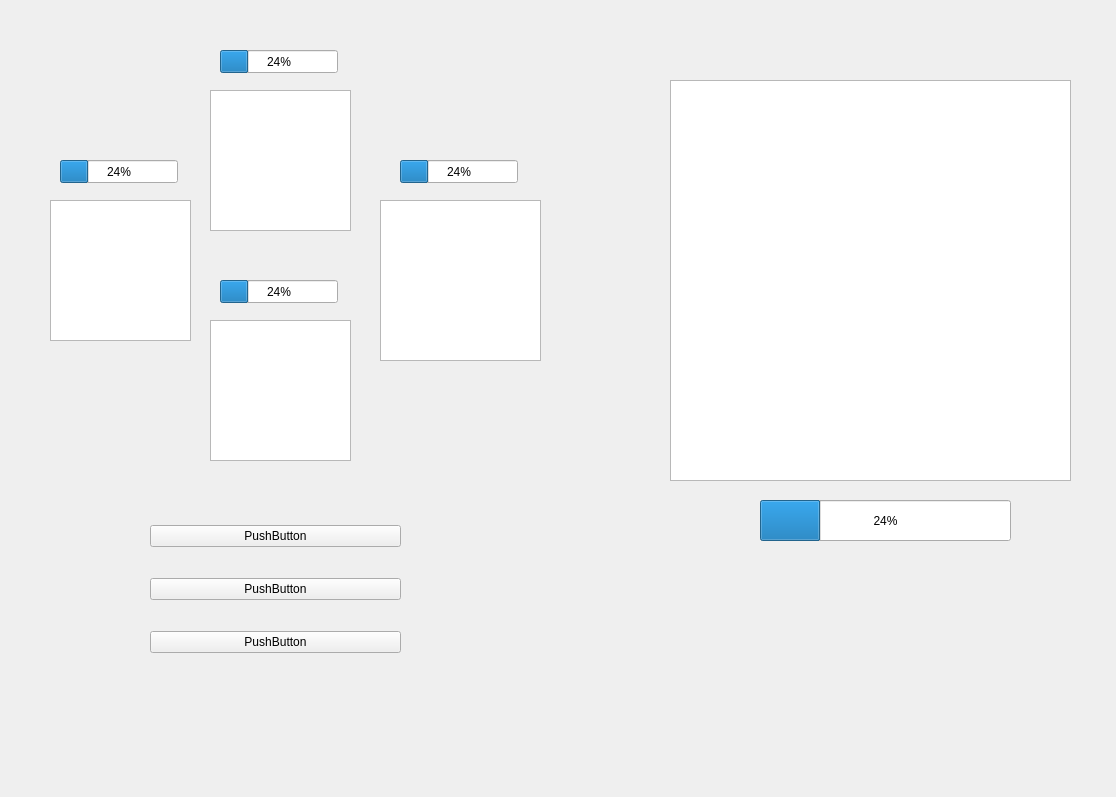
<?xml version="1.0" encoding="UTF-8"?>
<ui version="4.0">
 <class>Combatscreen</class>
 <widget class="QWidget" name="Combatscreen">
  <property name="geometry">
   <rect>
    <x>0</x>
    <y>0</y>
    <width>1116</width>
    <height>797</height>
   </rect>
  </property>
  <property name="windowTitle">
   <string>Combatscreen</string>
  </property>
  <widget class="QWidget" name="verticalLayoutWidget">
   <property name="geometry">
    <rect>
     <x>150</x>
     <y>500</y>
     <width>251</width>
     <height>181</height>
    </rect>
   </property>
   <layout class="QVBoxLayout" name="verticalLayout">
    <item>
     <widget class="QPushButton" name="Ability01">
      <property name="text">
       <string>PushButton</string>
      </property>
     </widget>
    </item>
    <item>
     <widget class="QPushButton" name="Ability02">
      <property name="text">
       <string>PushButton</string>
      </property>
     </widget>
    </item>
    <item>
     <widget class="QPushButton" name="Ability03">
      <property name="text">
       <string>PushButton</string>
      </property>
     </widget>
    </item>
   </layout>
  </widget>
  <widget class="QGraphicsView" name="RangerWidget">
   <property name="geometry">
    <rect>
     <x>50</x>
     <y>200</y>
     <width>141</width>
     <height>141</height>
    </rect>
   </property>
  </widget>
  <widget class="QGraphicsView" name="ClericWidget">
   <property name="geometry">
    <rect>
     <x>210</x>
     <y>90</y>
     <width>141</width>
     <height>141</height>
    </rect>
   </property>
  </widget>
  <widget class="QGraphicsView" name="WizardWidget">
   <property name="geometry">
    <rect>
     <x>210</x>
     <y>320</y>
     <width>141</width>
     <height>141</height>
    </rect>
   </property>
  </widget>
  <widget class="QGraphicsView" name="WarriorWidget">
   <property name="geometry">
    <rect>
     <x>380</x>
     <y>200</y>
     <width>161</width>
     <height>161</height>
    </rect>
   </property>
  </widget>
  <widget class="QGraphicsView" name="DragonWidget">
   <property name="geometry">
    <rect>
     <x>670</x>
     <y>80</y>
     <width>401</width>
     <height>401</height>
    </rect>
   </property>
  </widget>
  <widget class="QProgressBar" name="clericHealthBar">
   <property name="geometry">
    <rect>
     <x>220</x>
     <y>50</y>
     <width>118</width>
     <height>23</height>
    </rect>
   </property>
   <property name="value">
    <number>24</number>
   </property>
  </widget>
  <widget class="QProgressBar" name="rangerHealthBar">
   <property name="geometry">
    <rect>
     <x>60</x>
     <y>160</y>
     <width>118</width>
     <height>23</height>
    </rect>
   </property>
   <property name="value">
    <number>24</number>
   </property>
  </widget>
  <widget class="QProgressBar" name="wizardHealthBar">
   <property name="geometry">
    <rect>
     <x>220</x>
     <y>280</y>
     <width>118</width>
     <height>23</height>
    </rect>
   </property>
   <property name="value">
    <number>24</number>
   </property>
  </widget>
  <widget class="QProgressBar" name="warriorHealthBar">
   <property name="geometry">
    <rect>
     <x>400</x>
     <y>160</y>
     <width>118</width>
     <height>23</height>
    </rect>
   </property>
   <property name="value">
    <number>24</number>
   </property>
  </widget>
  <widget class="QProgressBar" name="dragonHealthBar">
   <property name="geometry">
    <rect>
     <x>760</x>
     <y>500</y>
     <width>251</width>
     <height>41</height>
    </rect>
   </property>
   <property name="value">
    <number>24</number>
   </property>
  </widget>
 </widget>
 <resources/>
 <connections/>
</ui>
